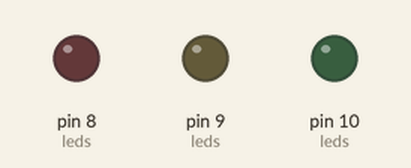
Bench run of a sketch on a simulated Arduino Uno, built with avr-gcc and run on an emulated ATmega328P. Shown: output pins drawn as LEDs (lit = HIGH).

Above: at 0.12 s.
At 0.87 s:
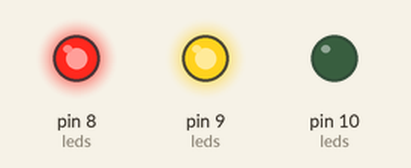
At 1.62 s:
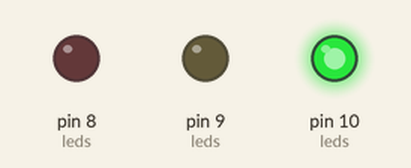
At 2.87 s:
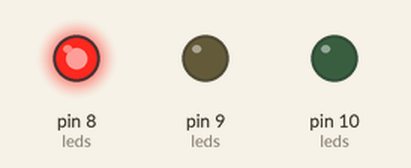
At 4.37 s:
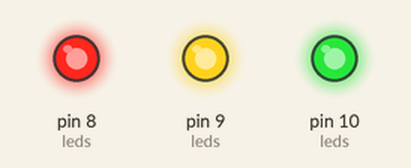
At 5.62 s:
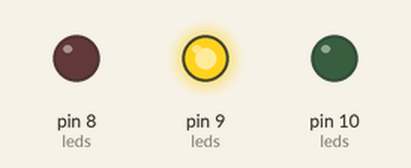
Timing chart, 0 to 6.0 s (numbered marks = the images above):
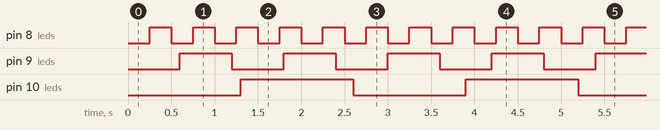

The sketch:

aula33_nivel2.ino
```cpp
// Aula 33 – Nível 2: Vetor de structs: vários LEDs
// Cada LED pisca no seu ritmo; uma função atualiza qualquer LED
#include <Arduino.h>                           // funções do Arduino (pinMode, digitalWrite, delay...)
struct Led {                                   // tudo o que descreve um LED que pisca sozinho
  int pino;                                    // declara pino (int)
  unsigned long periodo;                       // declara periodo (unsigned long)
  unsigned long ultimo;                        // declara ultimo (unsigned long)
  bool aceso;                                  // declara aceso (bool)
};

Led leds[] = {{8, 250, 0, false}, {9, 600, 0, false}, {10, 1300, 0, false}};   // 3 LEDs com períodos diferentes
const int N = sizeof(leds) / sizeof(leds[0]);   // quantidade de LEDs

void atualizar(Led &l) {                       // & no C++ do Arduino: altera o original
  if (millis() - l.ultimo >= l.periodo) {      // passou o período deste LED?
    l.ultimo = millis();                       // marca a troca
    l.aceso = !l.aceso;                        // inverte
    digitalWrite(l.pino, l.aceso);             // l.pino recebe l.aceso (verdadeiro acende, falso apaga)
  }
}

void setup() {                                 // roda uma vez, quando a placa liga
  for (int i = 0; i < N; i++) pinMode(leds[i].pino, OUTPUT);   // configura o pino de cada LED
}

void loop() {                                  // repete para sempre
  for (int i = 0; i < N; i++) atualizar(leds[i]);   // cada LED cuida do seu ritmo
}
```

Measured:
- by itself, pin 8 (leds): alternates HIGH for 0.25 s and LOW for 0.25 s
- by itself, pin 9 (leds): alternates HIGH for 0.60 s and LOW for 0.60 s
- by itself, pin 10 (leds): alternates HIGH for 1.3 s and LOW for 1.3 s
